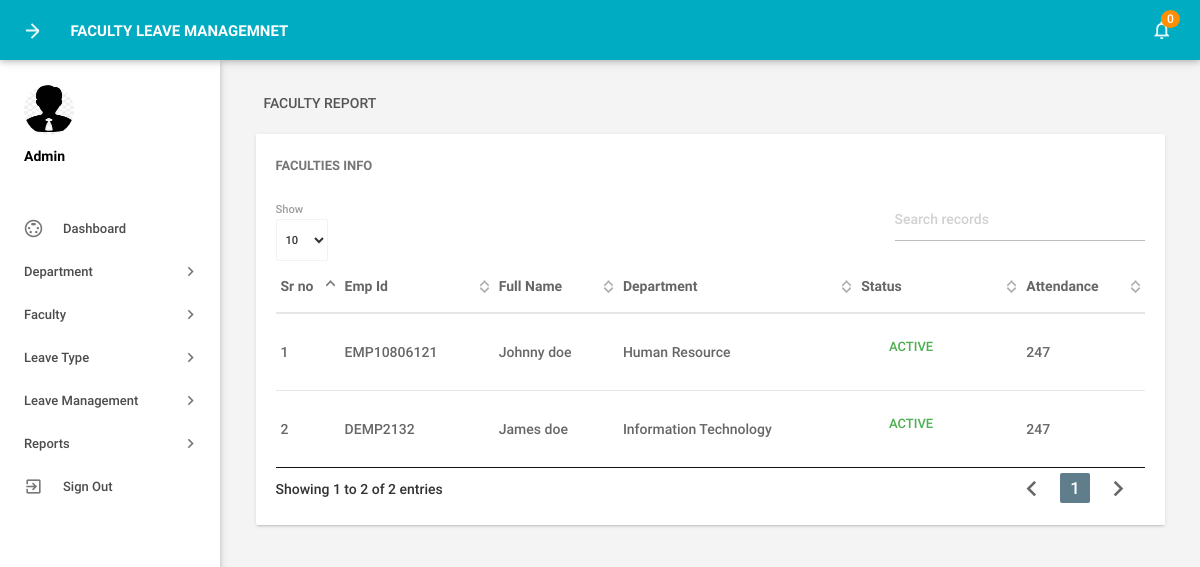
The page /admin/attendance_report.php (signed in) on the database its author committed.
### tables this page shows
CREATE TABLE IF NOT EXISTS `tblemployees` (
  `id` int(11) NOT NULL,
  `EmpId` varchar(100) NOT NULL,
  `FirstName` varchar(150) NOT NULL,
  `LastName` varchar(150) NOT NULL,
  `EmailId` varchar(200) NOT NULL,
  `Password` varchar(180) NOT NULL,
  `Gender` varchar(100) NOT NULL,
  `Dob` varchar(100) NOT NULL,
  `Department` varchar(255) NOT NULL,
  `Address` varchar(255) NOT NULL,
  `City` varchar(200) NOT NULL,
  `Country` varchar(150) NOT NULL,
  `Phonenumber` char(11) NOT NULL,
  `Status` int(1) NOT NULL,
  `RegDate` timestamp NOT NULL DEFAULT CURRENT_TIMESTAMP
);

### admin/attendance_report.php (the view, shortened to what this page needs)
<?php
include('includes/config.php');
if(strlen($_SESSION['alogin'])==0)
    {
header('location:index.php');
}
else{
 ?>
<!DOCTYPE html>
<html lang="en">
    <head>
        <link type="text/css" rel="stylesheet" href="../assets/plugins/materialize/css/materialize.min.css"/>
        <link href="../assets/plugins/material-preloader/css/materialPreloader.min.css" rel="stylesheet">
        <link href="../assets/plugins/datatables/css/jquery.dataTables.min.css" rel="stylesheet">
        <link href="../assets/css/alpha.min.css" rel="stylesheet" type="text/css"/>
        <link href="../assets/css/custom.css" rel="stylesheet" type="text/css"/>
    </head>
    <body>
       <?php include('includes/header.php');?>
       <?php include('includes/sidebar.php');?>
            <main class="mn-inner">
                <div class="row">
                    <div class="col s12">
                        <div class="page-title">Faculty Report</div>
                    </div>
                    <div class="col s12 m12 l12">
                        <div class="card">
                            <div class="card-content">
                                <span class="card-title">Faculties Info</span>
                                <table id="example" class="display responsive-table ">
                                    <thead>
                                        <tr>
                                            <th>Sr no</th>
                                            <th>Emp Id</th>
                                            <th>Full Name</th>
                                            <th>Department</th>
                                             <th>Status</th>
                                             <th>Attendance</th>
                                        </tr>
                                    </thead>
                                    <tbody>
<?php
 $sql = "SELECT EmpId,FirstName,LastName,Department,Status from  tblemployees";
$query = $dbh -> prepare($sql);
$query->execute();
$results=$query->fetchAll(PDO::FETCH_OBJ);
$cnt=1;
if($query->rowCount() > 0)
{
foreach($results as $result)
{               ?>
                                        <tr>
                                            <td> <?php echo htmlentities($cnt);?></td>
                                            <td><?php echo htmlentities($result->EmpId);?></td>
                                            <td><?php echo htmlentities($result->FirstName);?>&nbsp;<?php echo htmlentities($result->LastName);?></td>
                                            <td><?php echo htmlentities($result->Department);?></td>
                                             <td><?php $stats=$result->Status;
if($stats){
                                             ?>
                                                 <a class="waves-effect waves-green btn-flat m-b-xs">Active</a>
                                                 <?php } else { ?>
                                                 <a class="waves-effect waves-red btn-flat m-b-xs">Inactive</a>
                                                 <?php } ?>
                                             </td>
                                             <td>
                                                 <?php
$sql = "SELECT tblleaves.empid,tblleaves.LeaveType,tblleaves.status,tblemployees.id from tblleaves,tblemployees WHERE tblleaves.empid = tblemployees.id AND tblleaves.LeaveType='Casual Leave' or tblleaves.LeaveType = 'Medical Leave' AND tblleaves.Status='1' ";
$query = $dbh -> prepare($sql);
$query->execute();
$empcount=250-$query->rowCount();
?>
<span class="counter"><?php echo htmlentities($empcount);?></span></span>
                                             </td>
                                        </tr>
                                         <?php $cnt++;} }?>
                                    </tbody>
                                </table>
                            </div>
                        </div>
                    </div>
                </div>
            </main>
        </div>
        <div class="left-sidebar-hover"></div>
    </body>
</html>
<?php } ?>

### rows shown on the page
tblemployees: EmpId "EMP10806121", FirstName "Johnny", LastName "doe", Department "Human Resource", Status "ACTIVE", empcount "247"
tblemployees: EmpId "DEMP2132", FirstName "James", LastName "doe", Department "Information Technology", Status "ACTIVE", empcount "247"

### other values the page prints
$unreadcount "0"
